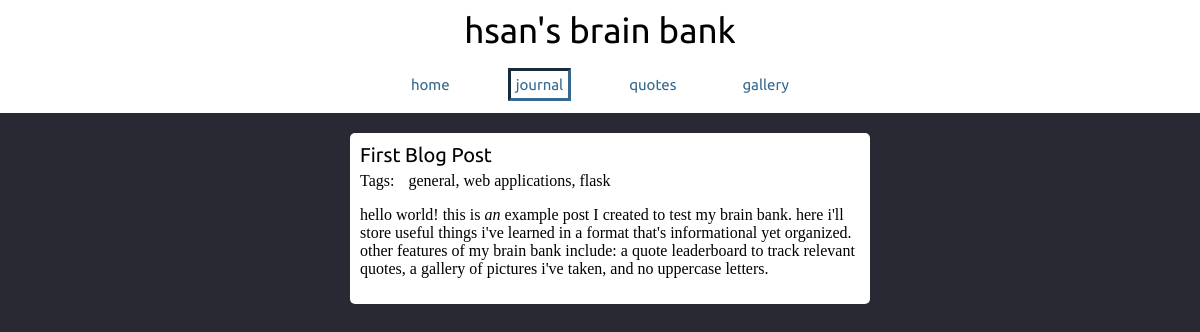
The app's page /post/17 with its own data.
### tables this page shows
CREATE TABLE post (
    id INTEGER PRIMARY KEY AUTOINCREMENT,
    created TIMESTAMP DEFAULT CURRENT_TIMESTAMP,
    title TEXT NOT NULL,
    description TEXT NOT NULL,
    body TEXT NOT NULL
);

CREATE TABLE post_tag (
    post_ref INTEGER,
    tag_ref INTEGER
);

CREATE TABLE tag (
    id INTEGER PRIMARY KEY AUTOINCREMENT,
    name TEXT NOT NULL
);

### brainbank/routes.py (the view)
@current_app.route('/post/<int:post_id>')
def post(post_id):
    post = db.get_posts(id=post_id)
    tags =  db.get_tags(post_ref=post_id)
    return render_template('post.html',
                           current='journal',
                           post=post,
                           tags=tags)

### brainbank/db.py (called while the page is built, shortened)
def get_db():
    if 'db' not in g:
        g.db = sqlite3.connect(
            app.config['DATABASE_URI'],
            detect_types=sqlite3.PARSE_DECLTYPES
        )
        g.db.row_factory = sqlite3.Row
    return g.db

def query_db(query, args=()):
    cur = get_db().execute(query, args)
    rv = cur.fetchall()
    cur.close()
    return rv

def get_posts(startDate=None, endDate=None, orderByDate=False, \
              tags=None, id=None, values=["*"], limit=None):
    query = 'SELECT '
    args = []
    query += ', '.join(values)
    query += ' FROM post '
    firstInList = True
    if startDate:
        query += 'WHERE '
        query += '? <= post.created '
        args.append(startDate)
        firstInList = False
    if id:
        if not firstInList:
            query += 'AND '
        else:
            query += 'WHERE '
            firstInList = False
        query += '? = post.id '
        args.append(id)
    if orderByDate:
        query += 'ORDER BY post.created DESC '
    if limit:
        query += 'LIMIT ? '
        args.append(limit)
    return query_db(query, list(args))

def get_tags(post_ref=None):
    query = 'SELECT * FROM '
    query += 'post_tag INNER JOIN tag ON post_tag.tag_ref = tag.id '
    args = []
    if post_ref:
        query += 'WHERE '
        query += '? = post_tag.post_ref '
        args.append(post_ref)
    return query_db(query, args)

### brainbank/templates/post.html
{% extends 'layout.html' %}
{% block content %}
    <link rel="stylesheet" href="{{ url_for('static', filename='css/post.css') }}">
    <div class="content">
        <div class="post">
            <h2>{{ post[0]['title'] }}</h2>
            Tags:
            <ul>
                {% for i in tags %}
                    <li>{{ i['name'] }}</li>
                {% endfor %}
            </ul>
            {{ post[0]['body'] | safe }}
        </div>
    </div>
{% endblock %}

### brainbank/templates/layout.html (shortened to what this page needs)
<!doctype html>
<html lang="en" dir="ltr">
    <head>
        <link rel="stylesheet" href="{{ url_for('static', filename='css/main.css') }}">
    </head>
    <body>
        <div class="layout">
            {% include 'navbar.html' %}
            {% block content %}{% endblock %}
        </div>
    </body>
</html>

### brainbank/templates/navbar.html
<header>
    <link rel="stylesheet" href="{{ url_for('static', filename='css/navbar.css') }}">
    <h1>
        hsan's brain bank
    </h1>
    <nav>
        {% if current=="home" %}
            <a href="/" class="current">home</a>
        {% else %}
            <a href="/">home</a>
        {% endif %}
        {% if current=="journal" %}
            <a href="/journal" class="current">journal</a>
        {% else %}
            <a href="/journal">journal</a>
        {% endif %}
        {% if current=="quotes" %}
            <a href="/quotes" class="current">quotes</a>
        {% else %}
            <a href="/quotes">quotes</a>
        {% endif %}
        {% if current=="gallery" %}
            <a href="/gallery" class="current">gallery</a>
        {% else %}
            <a href="/gallery">gallery</a>
        {% endif %}
    </nav>
</header>

### brainbank/static/css/main.css (style rules this page uses)
html, body { margin: 0; height: 100%; }
.layout { height: 100%; display: flex; flex-direction: column; align-items: center; background-color: #292933; }
h1 { font: 35px 'Ubuntu', 'Lucida Bright'; }
h2 { font: 20px 'Ubuntu', 'Lucida Bright'; margin: 0 0 5px 0; }
a { color: #35698f; font: 15px 'Ubuntu', 'Lucida Bright'; padding: 5px 5px; text-decoration: None; }
.content { display: flex; flex-direction: column; justify-content: center; margin: 20px 0px; width: 500px; }
.post { background-color: white; border-radius: 5px; padding: 10px 10px; width: 500px; }

### brainbank/static/css/navbar.css (style rules this page uses)
header { align-items: center; background-color: #ffffff; display: flex; flex-direction: column; justify-content: space-around; width: 100%; }
h1 { margin: 10px 0; }
nav { display: flex; justify-content: space-evenly; margin: 10px 0 15px 0; width: 500px; }
a.current { outline-style: inset; }

### brainbank/static/css/post.css (style rules this page uses)
ul { display: inline; list-style: none; padding: 5px 10px; }
ul li { display: inline; }
ul li:after { content: ", " }
ul li:last-child:after { content: "" }

### records on screen
post: title "First Blog Post", body "hello world! this is an example post I created to test my brain bank. here i'll store useful things i've learned in a format that's informational yet organized. other features of my brain bank include: a quote leaderboard to track relevant quotes, a gallery of pictures i've taken, and no uppercase letters."
post_tag: name "general"
post_tag: name "web applications"
post_tag: name "flask"
